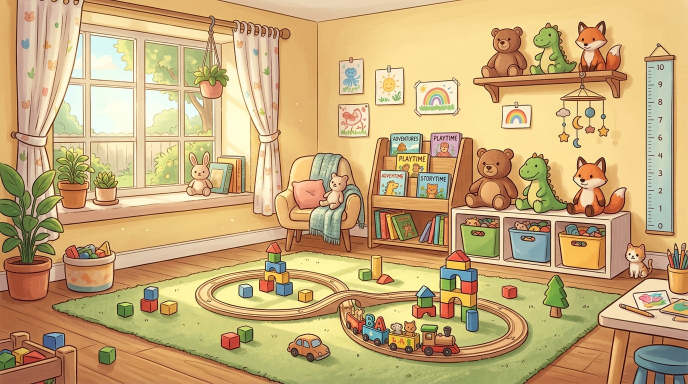
#> input picture cartoon/assets_v3/backgrounds/playroom_master.jpg, 1376 x 768 px, found by its file name (shown at 1/2 size)
$ python asset_generator_v3.py
#> lines starting #> are read from the running program, lines starting #| are printed output that depends on the picture
"""
asset_generator_v3.py
---------------------
Processes and generates studio-grade visual assets for Cartoon Version 3:
1. Multi-plane parallax playroom background layers (Far wall/window, Midground rug/tracks, Foreground).
2. Transparent RGBA cutout of Mimi the Kitten with facial overlays (eyes, brows, mouth visemes, ears, tail).
3. Transparent RGBA cutout of the magical wooden toy steam train, separated rotating drive wheels, and steam puffs.
4. Particle sprites (golden sparkles, music notes, sunbeam motes).
"""

import os
import sys
import shutil
import math
import numpy as np
from PIL import Image, ImageDraw, ImageFilter

if sys.stdout.encoding != "utf-8":
    try:
        sys.stdout.reconfigure(encoding="utf-8", errors="replace")
    except Exception:
        pass

sys.path.insert(0, r"C:\kids_automation")
from cartoon.config import CARTOON_DIR

BRAIN_DIR = os.environ.get("ASSET_SOURCE_DIR", os.path.join(CARTOON_DIR, "assets_v3"))
ASSETS_V3_DIR = os.path.join(CARTOON_DIR, "assets_v3")
BG_DIR = os.path.join(ASSETS_V3_DIR, "backgrounds")
CHAR_DIR = os.path.join(ASSETS_V3_DIR, "characters")
PROPS_DIR = os.path.join(ASSETS_V3_DIR, "props")


def make_transparent_cutout(img_path, threshold=242):
    """
    Removes pure white/light background from image to create clean transparent RGBA sprite.
    Uses soft edge alpha feathering to prevent fringing.
    """
    im = Image.open(img_path).convert("RGBA")
    arr = np.array(im)
    r, g, b, a = arr[:, :, 0], arr[:, :, 1], arr[:, :, 2], arr[:, :, 3]

    # White detection
    is_white = (r > threshold) & (g > threshold) & (b > threshold)

    # Soft alpha transition near edge
    brightness = (r.astype(np.float32) + g.astype(np.float32) + b.astype(np.float32)) / 3.0
    alpha = np.where(is_white, 0, 255).astype(np.uint8)

    # Flood fill from corners to ensure internal whites (eyes, white fur) are preserved!
    from scipy.ndimage import binary_fill_holes
    # Mask of non-white content
    content_mask = ~is_white
    # Only keep connected components that are background
    from scipy.ndimage import label
    # Invert to find connected background regions connected to borders
    bg_candidates = ~content_mask
    labeled, num_features = label(bg_candidates)
    # Find labels on borders (top, bottom, left, right edges)
    border_labels = set(labeled[0, :]).union(set(labeled[-1, :])).union(set(labeled[:, 0])).union(set(labeled[:, -1]))
    border_labels.discard(0)

    # Only set alpha to 0 for true background connected to image borders
    true_bg = np.isin(labeled, list(border_labels))
    arr[:, :, 3] = np.where(true_bg, 0, 255).astype(np.uint8)

    result = Image.fromarray(arr, "RGBA")
    return result


def process_playroom_background():
    """Extracts Far, Midground, and Foreground layers from master playroom illustration."""
    src_path = os.path.join(BRAIN_DIR, "test_cartoon_room_1789202938543.jpg")
    dest_master = os.path.join(BG_DIR, "playroom_master.jpg")
    shutil.copy2(src_path, dest_master)

    master = Image.open(dest_master).convert("RGBA")
    w, h = 1920, 1080
    master = master.resize((w, h), Image.Resampling.LANCZOS)

    # 1. Far Background (Wall, window, trees, plushies on shelf)
    # Full room image with soft depth of field
    master.save(os.path.join(BG_DIR, "bg_playroom_far.png"))

    # 2. Midground (Focus on green rug and wooden train track loop)
    # Slightly sharpened for crisp action focus
    mid = master.filter(ImageFilter.UnsharpMask(radius=2, percent=120, threshold=3))
    mid.save(os.path.join(BG_DIR, "bg_playroom_mid.png"))

    # 3. Foreground Framing (Potted plant leaves and room framing elements)
    fg = Image.new("RGBA", (w, h), (0, 0, 0, 0))
    # Crop potted plant from bottom left corner of master image
    plant_box = (0, int(h * 0.45), int(w * 0.16), h)
    plant_crop = master.crop(plant_box)
    fg.paste(plant_crop, (0, int(h * 0.45)))
    # Soft foreground blur to create cinematic camera depth-of-field
    fg_blurred = fg.filter(ImageFilter.GaussianBlur(radius=3))
    fg_blurred.save(os.path.join(BG_DIR, "bg_playroom_fg.png"))
    print("  [1/3] Multi-plane playroom background layers generated.")


def process_mimi_character():
    """Generates transparent RGBA cutouts and facial feature overlays for Mimi."""
    src_path = os.path.join(BRAIN_DIR, "test_mimi_kitten_1789202960314.jpg")
    cutout = make_transparent_cutout(src_path)

    # Crop tightly to character bounding box
    bbox = cutout.getbbox()
    if bbox:
        cutout = cutout.crop(bbox)

    cutout.save(os.path.join(CHAR_DIR, "mimi_base.png"))

    # Generate Eye States (Blink, Happy, Wide, Look Down, Look Right)
    for eye_name in ["open", "blink", "happy", "wide", "look_down", "look_right"]:
        im_eye = Image.new("RGBA", (90, 90), (0, 0, 0, 0))
        d = ImageDraw.Draw(im_eye)
        if eye_name == "open":
            d.ellipse([8, 8, 80, 80], fill=(255, 255, 255, 255), outline=(45, 30, 25, 255), width=4)
            d.ellipse([24, 20, 68, 68], fill=(30, 144, 255, 255))
            d.ellipse([30, 26, 62, 62], fill=(15, 20, 30, 255))
            d.ellipse([34, 28, 48, 42], fill=(255, 255, 255, 255))
            d.ellipse([54, 48, 62, 56], fill=(255, 255, 255, 255))
        elif eye_name == "blink":
            d.arc([10, 30, 78, 65], start=0, end=180, fill=(45, 30, 25, 255), width=6)
        elif eye_name == "happy":
            d.arc([10, 20, 78, 60], start=180, end=360, fill=(45, 30, 25, 255), width=6)
        elif eye_name == "wide":
            d.ellipse([4, 4, 84, 84], fill=(255, 255, 255, 255), outline=(45, 30, 25, 255), width=4)
            d.ellipse([20, 16, 72, 72], fill=(30, 144, 255, 255))
            d.ellipse([26, 22, 66, 66], fill=(15, 20, 30, 255))
            d.ellipse([32, 24, 52, 44], fill=(255, 255, 255, 255))
        elif eye_name == "look_down":
            d.ellipse([8, 8, 80, 80], fill=(255, 255, 255, 255), outline=(45, 30, 25, 255), width=4)
            d.ellipse([24, 34, 68, 76], fill=(30, 144, 255, 255))
            d.ellipse([30, 40, 62, 72], fill=(15, 20, 30, 255))
            d.ellipse([34, 42, 48, 56], fill=(255, 255, 255, 255))
        elif eye_name == "look_right":
            d.ellipse([8, 8, 80, 80], fill=(255, 255, 255, 255), outline=(45, 30, 25, 255), width=4)
            d.ellipse([34, 20, 78, 68], fill=(30, 144, 255, 255))
            d.ellipse([40, 26, 74, 62], fill=(15, 20, 30, 255))
            d.ellipse([44, 28, 58, 42], fill=(255, 255, 255, 255))
        im_eye.save(os.path.join(CHAR_DIR, f"mimi_eye_{eye_name}.png"))

    # Generate Mouth Visemes for speech
    visemes = ["closed", "smile", "open_ah", "wide_ee", "round_oh", "pout_oo"]
    for v in visemes:
        im_m = Image.new("RGBA", (100, 70), (0, 0, 0, 0))
        d = ImageDraw.Draw(im_m)
        if v == "closed":
            d.line([(20, 35), (80, 35)], fill=(50, 35, 30, 255), width=4)
        elif v == "smile":
            d.arc([15, 15, 85, 55], start=0, end=180, fill=(50, 35, 30, 255), width=5)
        elif v == "open_ah":
            d.chord([15, 12, 85, 60], start=0, end=180, fill=(200, 50, 65, 255), outline=(50, 35, 30, 255), width=4)
            d.ellipse([32, 38, 68, 58], fill=(255, 140, 155, 255))
        elif v == "wide_ee":
            d.rounded_rectangle([15, 20, 85, 50], radius=10, fill=(200, 50, 65, 255), outline=(50, 35, 30, 255), width=4)
            d.rectangle([25, 23, 75, 32], fill=(255, 255, 255, 255))
        elif v == "round_oh":
            d.ellipse([30, 15, 70, 55], fill=(200, 50, 65, 255), outline=(50, 35, 30, 255), width=4)
        elif v == "pout_oo":
            d.ellipse([35, 20, 65, 50], fill=(200, 50, 65, 255), outline=(50, 35, 30, 255), width=4)
        im_m.save(os.path.join(CHAR_DIR, f"mimi_mouth_{v}.png"))

    print("  [2/3] Mimi the Kitten character sprites & facial overlays generated.")


# [55 lines left out: function process_toy_train, not called in this run]


def main():
    print("🎨 Processing Studio-Grade Assets for Cartoon Version 3...", flush=True)
    for d in [BG_DIR, CHAR_DIR, PROPS_DIR]:
        os.makedirs(d, exist_ok=True)

    process_playroom_background()
#> in process_playroom_background, `master = master.resize((w, h), Image.Resampling.LANCZOS)`:
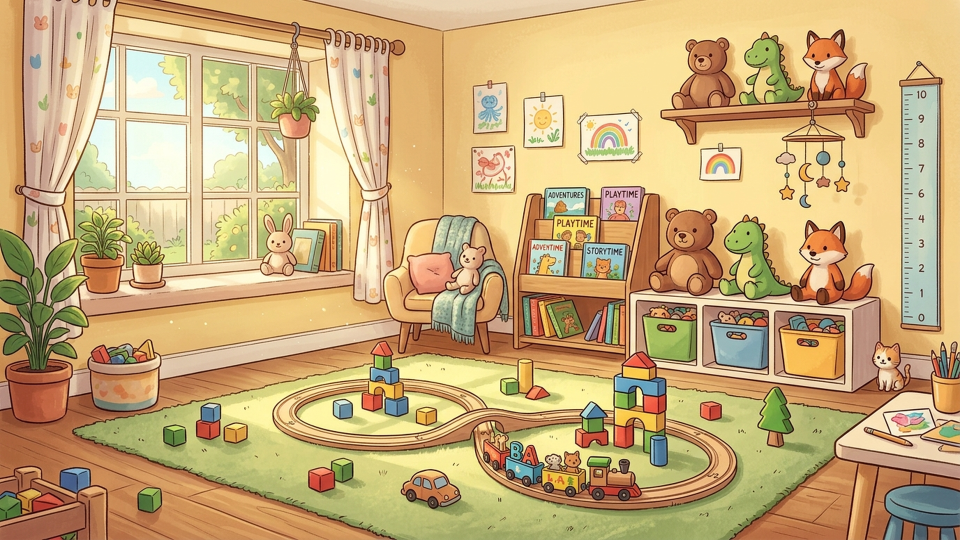
#> master: PIL image 1920x1080 RGBA (shown at 1/2 size); mean R, G, B, A 199.9, 170.6, 120.6, 255
#> in process_playroom_background, `mid = master.filter(ImageFilter.UnsharpMask(radius=2, percent=120, thr..`:
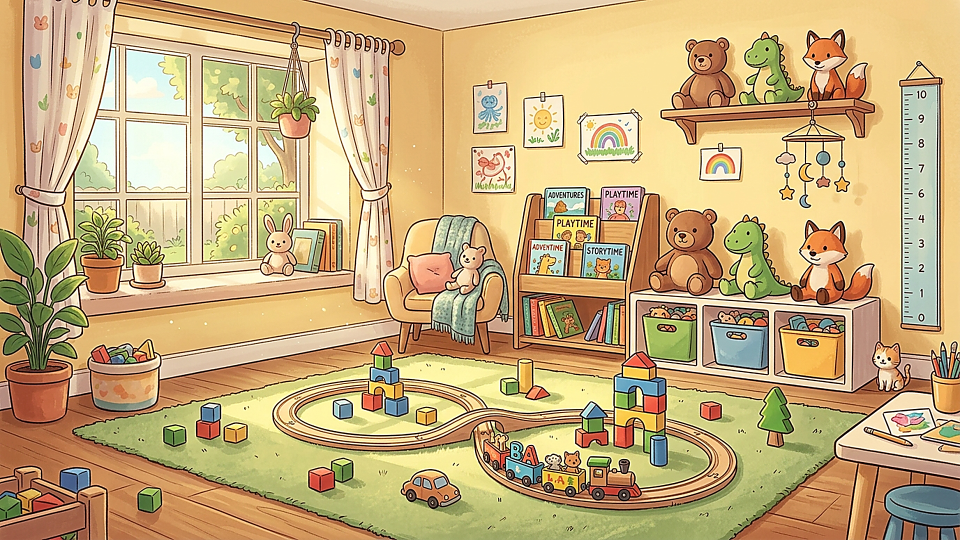
#> mid: PIL image 1920x1080 RGBA (shown at 1/2 size); mean R, G, B, A 198.4, 171.8, 123.6, 255
#> in process_playroom_background, `fg = Image.new("RGBA", (w, h), (0, 0, 0, 0))`: fg: PIL image 1920x1080 RGBA; every value is 0
#> in process_playroom_background, `plant_crop = master.crop(plant_box)`:
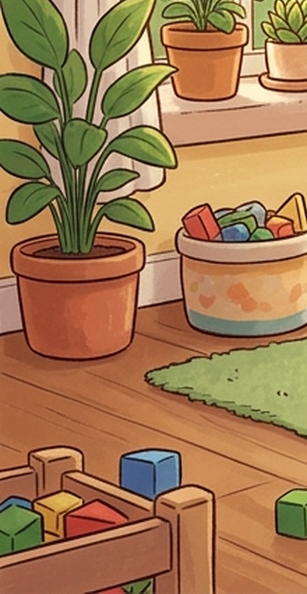
#> plant_crop: PIL image 307x594 RGBA; mean R, G, B, A 161.6, 121.5, 80.8, 255
#> in process_playroom_background, `fg.paste(plant_crop, (0, int(h * 0.45)))`:
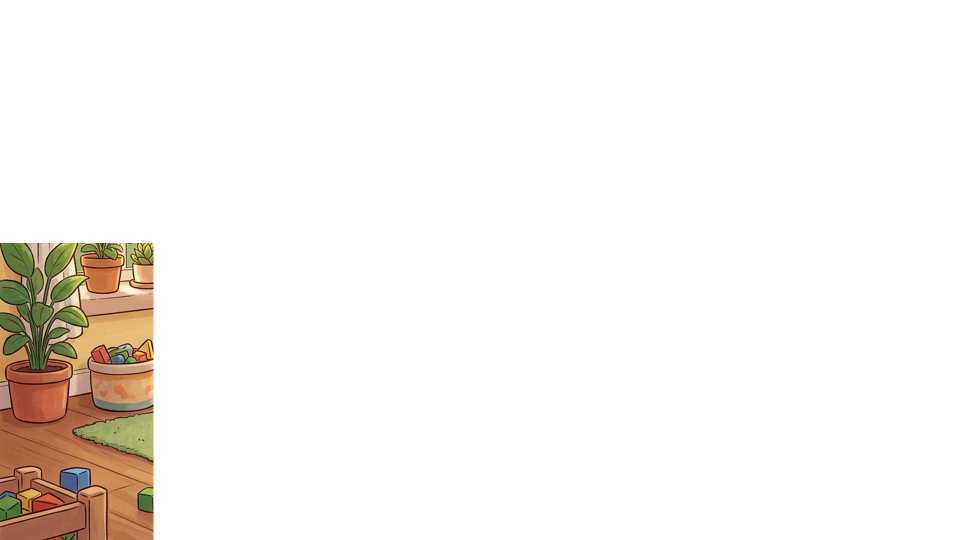
#> fg: PIL image 1920x1080 RGBA (shown at 1/2 size); mean R, G, B, A 14.2, 10.7, 7.1, 22.4; transparent parts drawn white
    process_mimi_character()
    process_toy_train()
    print("✅ All Version 3 Assets successfully processed and ready!", flush=True)


if __name__ == "__main__":
#> (the run stopped early here; a loop or call above may not have finished)
